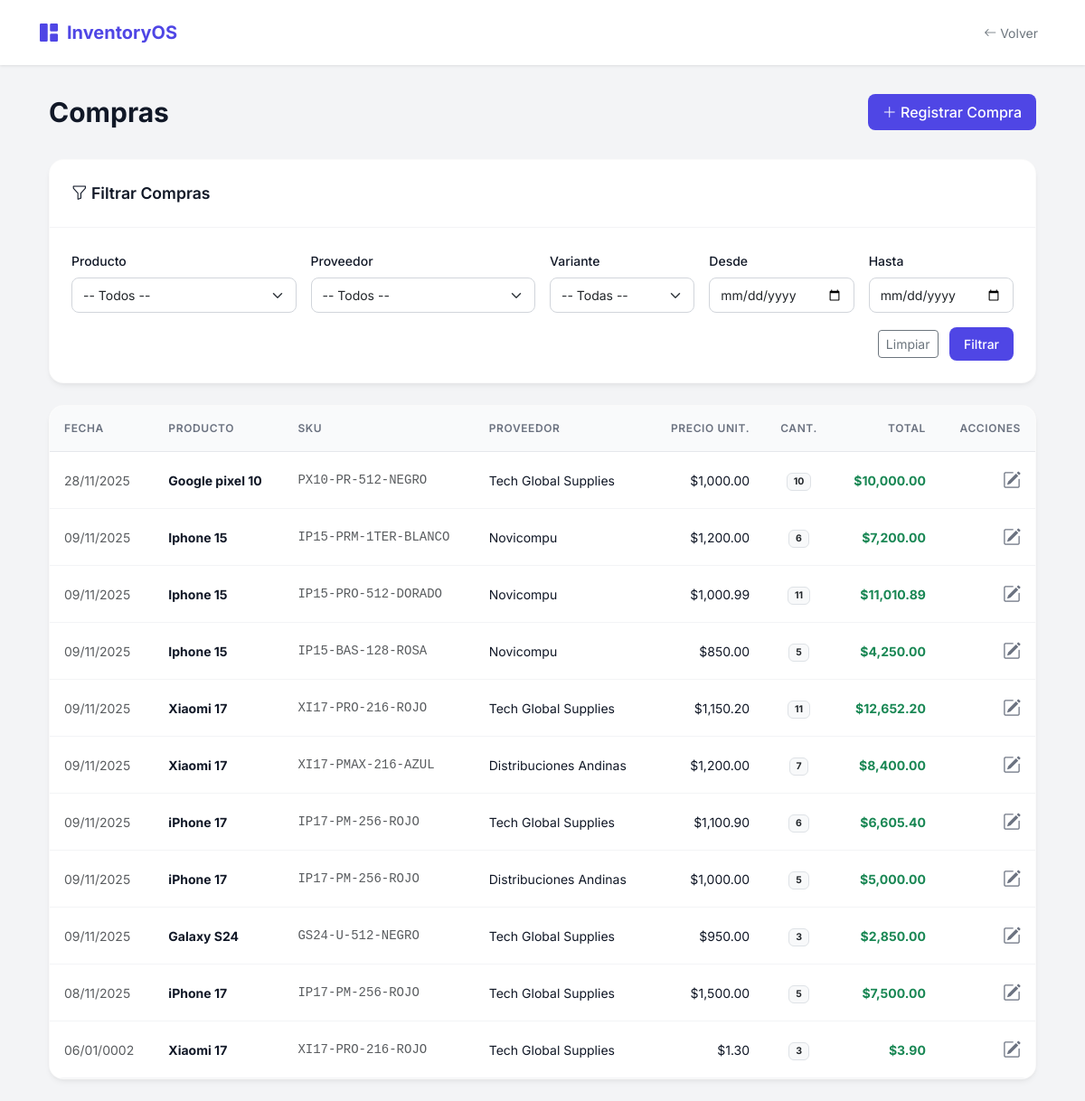
The page /create_modify_compra/listar_compra.php on the database its author committed.
### tables this page shows
CREATE TABLE `compras` (
  `id` int NOT NULL,
  `variante_id` int NOT NULL,
  `proveedor_id` int NOT NULL,
  `precio_unitario` decimal(10,2) NOT NULL,
  `cantidad` int NOT NULL,
  `fecha_compra` datetime NOT NULL DEFAULT CURRENT_TIMESTAMP
);

CREATE TABLE `productos` (
  `id` int NOT NULL,
  `nombre` varchar(150) NOT NULL,
  `marca_id` int NOT NULL,
  `descripcion` text
);

CREATE TABLE `variantes` (
  `id` int NOT NULL,
  `producto_id` int NOT NULL,
  `sku` varchar(100) NOT NULL,
  `precio` decimal(10,2) NOT NULL,
  `color_id` int DEFAULT NULL,
  `capacidad_id` int DEFAULT NULL,
  `modelo_id` int DEFAULT NULL
);

CREATE TABLE `proveedores` (
  `id` int NOT NULL,
  `nombres` varchar(100) NOT NULL,
  `nombre_empresa` varchar(100) NOT NULL,
  `direccion` varchar(200) DEFAULT NULL,
  `ciudad` varchar(50) DEFAULT NULL,
  `pais` varchar(50) DEFAULT NULL,
  `email` varchar(100) DEFAULT NULL,
  `telefono` varchar(50) DEFAULT NULL,
  `ruta` varchar(255) DEFAULT NULL
);

### create_modify_compra/listar_compra.php (the view, shortened to what this page needs)
<?php
include("../connect.php");
$f_desde = $_GET['desde'] ?? '';
$f_hasta = $_GET['hasta'] ?? '';
$sql = "SELECT c.id, c.fecha_compra, c.precio_unitario, c.cantidad, (c.precio_unitario * c.cantidad) AS total,
        v.sku, p.nombre AS producto, pr.nombre_empresa AS proveedor
        FROM compras c
        JOIN variantes v ON v.id = c.variante_id
        JOIN productos p ON p.id = v.producto_id
        JOIN proveedores pr ON pr.id = c.proveedor_id";
$sql .= ' ORDER BY c.fecha_compra DESC';
$stmt = $conn->prepare($sql);
$stmt->execute();
$res = $stmt->get_result();
?>
<!DOCTYPE html>
<html lang="es">
<head>
    <link href="https://cdn.jsdelivr.net/npm/bootstrap@5.3.0/dist/css/bootstrap.min.css" rel="stylesheet">
    <link rel="stylesheet" href="https://cdn.jsdelivr.net/npm/bootstrap-icons@1.11.0/font/bootstrap-icons.css">
</head>
<body>
<nav class="navbar navbar-expand-lg sticky-top">
    <div class="container-fluid">
        <a class="navbar-brand" href="../index.php">
            <i class="bi bi-grid-1x2-fill"></i> InventoryOS
        </a>
        <div class="d-flex align-items-center gap-3">
            <a href="../index.php" class="btn btn-outline-secondary btn-sm border-0">
                <i class="bi bi-arrow-left"></i> Volver
            </a>
        </div>
    </div>
</nav>
<div class="container px-4">
    <div class="page-header">
        <h1 class="page-title">Compras</h1>
        <a href="agregar_compra.php" class="btn btn-primary-custom">
            <i class="bi bi-plus-lg"></i> Registrar Compra
        </a>
    </div>
    <div class="card-custom mb-4">
        <div class="card-header-custom">
            <i class="bi bi-funnel"></i> Filtrar Compras
        </div>
        <div class="p-4">
            <form method="get" class="row g-3">
                <div class="col-md-3">
                    <label class="form-label">Producto</label>
                    <select name="producto_id" class="form-select">
                        <option value="">-- Todos --</option>
                    </select>
                </div>
                <div class="col-md-3">
                    <label class="form-label">Proveedor</label>
                    <select name="proveedor_id" class="form-select">
                        <option value="">-- Todos --</option>
                    </select>
                </div>
                <div class="col-md-2">
                    <label class="form-label">Variante</label>
                    <select name="variante_id" class="form-select">
                        <option value="">-- Todas --</option>
                    </select>
                </div>
                <div class="col-md-2">
                    <label class="form-label">Desde</label>
                    <input type="date" name="desde" class="form-control" value="<?php echo htmlspecialchars($f_desde); ?>">
                </div>
                <div class="col-md-2">
                    <label class="form-label">Hasta</label>
                    <input type="date" name="hasta" class="form-control" value="<?php echo htmlspecialchars($f_hasta); ?>">
                </div>
                <div class="col-12 text-end">
                    <a href="listar_compra.php" class="btn btn-outline-secondary btn-sm me-2">Limpiar</a>
                    <button type="submit" class="btn btn-primary-custom btn-sm">Filtrar</button>
                </div>
            </form>
        </div>
    </div>
    <div class="card-custom">
        <div class="table-responsive">
            <table class="table table-hover mb-0">
                <thead>
                    <tr>
                        <th>Fecha</th>
                        <th>Producto</th>
                        <th>SKU</th>
                        <th>Proveedor</th>
                        <th class="text-end">Precio Unit.</th>
                        <th class="text-center">Cant.</th>
                        <th class="text-end">Total</th>
                        <th class="text-end">Acciones</th>
                    </tr>
                </thead>
                <tbody>
                    <?php if($res && $res->num_rows>0): while($c=$res->fetch_assoc()): ?>
                    <tr>
                        <td class="text-muted"><?php echo date('d/m/Y', strtotime($c['fecha_compra'])); ?></td>
                        <td class="fw-bold"><?php echo htmlspecialchars($c['producto']); ?></td>
                        <td class="text-muted font-monospace small"><?php echo htmlspecialchars($c['sku']); ?></td>
                        <td><?php echo htmlspecialchars($c['proveedor']); ?></td>
                        <td class="text-end">$<?php echo number_format($c['precio_unitario'], 2); ?></td>
                        <td class="text-center"><span class="badge bg-light text-dark border"><?php echo $c['cantidad']; ?></span></td>
                        <td class="text-end fw-bold text-success">$<?php echo number_format($c['total'], 2); ?></td>
                        <td class="text-end">
                            <a href="editar_compra.php?id=<?php echo $c['id']; ?>" class="action-btn" title="Editar">
                                <i class="bi bi-pencil-square fs-5"></i>
                            </a>
                        </td>
                    </tr>
                    <?php endwhile; else: ?>
                    <tr><td colspan="8" class="text-center py-4 text-muted">Sin compras registradas</td></tr>
                    <?php endif; ?>
                </tbody>
            </table>
        </div>
    </div>
</div>
</body>
</html>

### create_modify_compra/listar_compra.php (style rules this page uses)
:root { --primary-color: #4f46e5; --bg-color: #f3f4f6; --card-bg: #ffffff; --text-main: #111827; --text-muted: #6b7280; }
body { background-color: var(--bg-color); font-family: 'Inter', sans-serif; color: var(--text-main); }
.navbar { background-color: var(--card-bg); box-shadow: 0 1px 3px 0 rgba(0, 0, 0, 0.1); padding: 1rem 2rem; }
.navbar-brand { font-weight: 700; color: var(--primary-color) !important; font-size: 1.25rem; display: flex; align-items: center; gap: 10px; }
.page-header { display: flex; justify-content: space-between; align-items: center; margin-bottom: 2rem; margin-top: 2rem; }
.page-title { font-size: 1.875rem; font-weight: 700; color: var(--text-main); margin: 0; }
.card-custom { background-color: var(--card-bg); border-radius: 16px; box-shadow: 0 4px 6px -1px rgba(0, 0, 0, 0.05), 0 2px 4px -1px rgba(0, 0, 0, 0.03); border: 1px solid rgba(0,0,0,0.02); overflow: hidden; margin-bottom: 1.5rem; }
.card-header-custom { padding: 1.5rem; border-bottom: 1px solid #f3f4f6; font-weight: 600; font-size: 1.1rem; }
.table thead th { background-color: #f9fafb; color: var(--text-muted); font-weight: 600; text-transform: uppercase; font-size: 0.75rem; letter-spacing: 0.05em; border-bottom: 1px solid #e5e7eb; padding: 1rem; }
.table tbody td { padding: 1rem; vertical-align: middle; border-bottom: 1px solid #f3f4f6; color: var(--text-main); font-size: 0.875rem; }
.btn-primary-custom { background-color: var(--primary-color); color: white; border: none; padding: 0.5rem 1rem; border-radius: 8px; font-weight: 500; transition: all 0.2s; }
.action-btn { color: var(--text-muted); transition: color 0.2s; }
.form-label { font-size: 0.875rem; font-weight: 500; color: var(--text-main); }
.form-control, .form-select { border-radius: 8px; border: 1px solid #d1d5db; padding: 0.5rem 0.75rem; font-size: 0.875rem; }

### rows shown on the page
compras: fecha_compra "28/11/2025", productos.nombre "Google pixel 10", variante.sku "PX10-PR-512-NEGRO", proveedor.nombre_empresa "Tech Global Supplies", precio_unitario "1,000.00", cantidad "10", total "10,000.00"
compras: fecha_compra "09/11/2025", productos.nombre "Iphone 15", variante.sku "IP15-PRM-1TER-BLANCO", proveedor.nombre_empresa "Novicompu", precio_unitario "1,200.00", cantidad "6", total "7,200.00"
compras: fecha_compra "09/11/2025", productos.nombre "Iphone 15", variante.sku "IP15-PRO-512-DORADO", proveedor.nombre_empresa "Novicompu", precio_unitario "1,000.99", cantidad "11", total "11,010.89"
compras: fecha_compra "09/11/2025", productos.nombre "Iphone 15", variante.sku "IP15-BAS-128-ROSA", proveedor.nombre_empresa "Novicompu", precio_unitario "850.00", cantidad "5", total "4,250.00"
compras: fecha_compra "09/11/2025", productos.nombre "Xiaomi 17", variante.sku "XI17-PRO-216-ROJO", proveedor.nombre_empresa "Tech Global Supplies", precio_unitario "1,150.20", cantidad "11", total "12,652.20"
compras: fecha_compra "09/11/2025", productos.nombre "Xiaomi 17", variante.sku "XI17-PMAX-216-AZUL", proveedor.nombre_empresa "Distribuciones Andinas", precio_unitario "1,200.00", cantidad "7", total "8,400.00"
compras: fecha_compra "09/11/2025", productos.nombre "iPhone 17", variante.sku "IP17-PM-256-ROJO", proveedor.nombre_empresa "Tech Global Supplies", precio_unitario "1,100.90", cantidad "6", total "6,605.40"
compras: fecha_compra "09/11/2025", productos.nombre "iPhone 17", variante.sku "IP17-PM-256-ROJO", proveedor.nombre_empresa "Distribuciones Andinas", precio_unitario "1,000.00", cantidad "5", total "5,000.00"
compras: fecha_compra "09/11/2025", productos.nombre "Galaxy S24", variante.sku "GS24-U-512-NEGRO", proveedor.nombre_empresa "Tech Global Supplies", precio_unitario "950.00", cantidad "3", total "2,850.00"
compras: fecha_compra "08/11/2025", productos.nombre "iPhone 17", variante.sku "IP17-PM-256-ROJO", proveedor.nombre_empresa "Tech Global Supplies", precio_unitario "1,500.00", cantidad "5", total "7,500.00"
compras: fecha_compra "06/01/0002", productos.nombre "Xiaomi 17", variante.sku "XI17-PRO-216-ROJO", proveedor.nombre_empresa "Tech Global Supplies", precio_unitario "1.30", cantidad "3", total "3.90"
